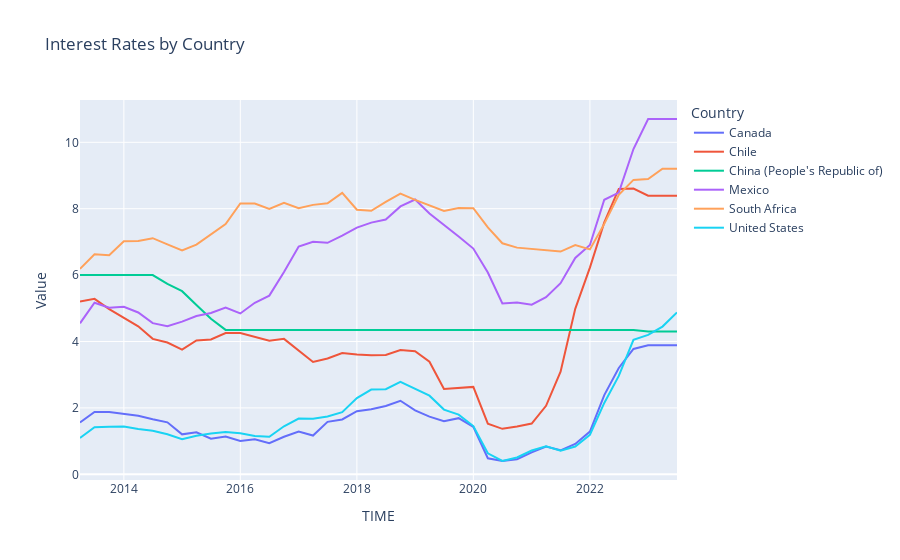

This figure's notebook cell:
### Code cell
plot_df = interest_rates.set_index("TIME").groupby(['TIME', 'Country', "Time"]).Value.mean().reset_index()
px.line(plot_df, x='TIME', y='Value', color='Country', title='Interest Rates by Country')
